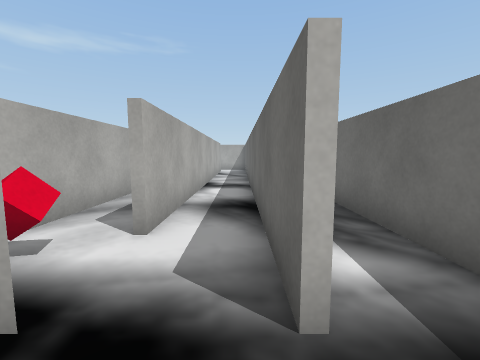
view 1 (above)

24 first-person views from a walk through a 3-D level made in the Unity game engine. The camera is 1.2 m above the floor, tilts 6° down and sees 90° across. The floor is counted in squares, 1 m on a side. Each view is taken from the middle of a square. On the plan, view 1 faces up. The plan holds only what a view shows up to about 12 squares ahead; the rest is blank. The player character is not drawn. Some surface patterns are stand-ins.

view 2
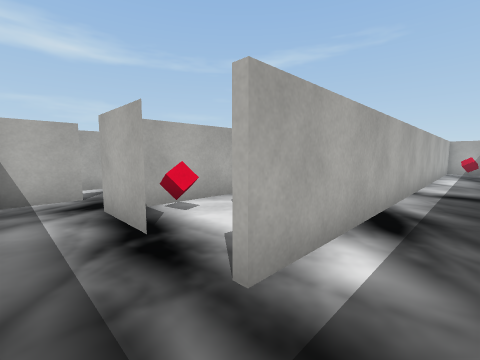

view 3
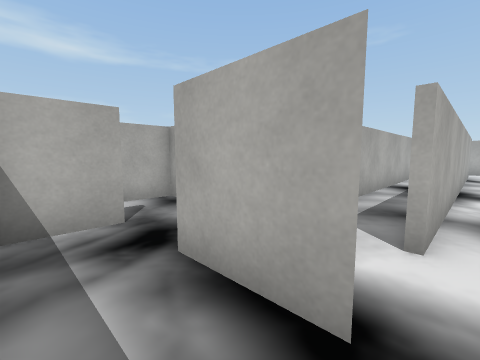

view 4
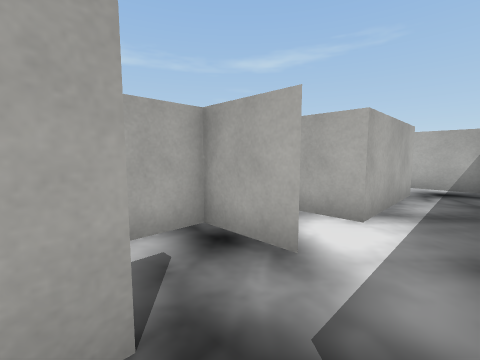

view 5
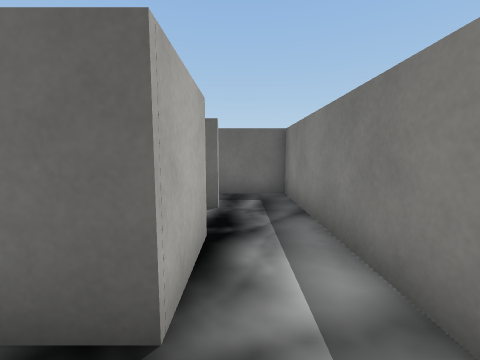

view 6
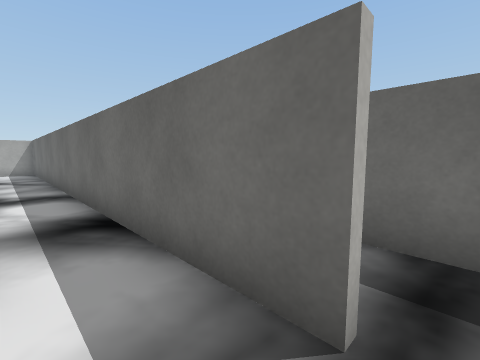

view 7
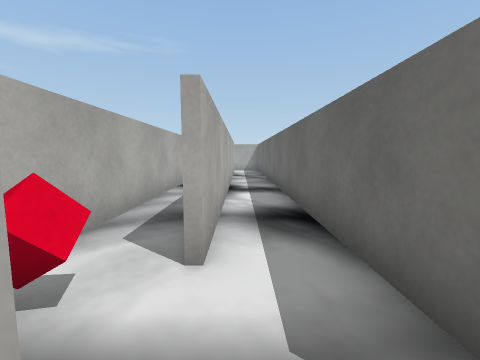

view 8
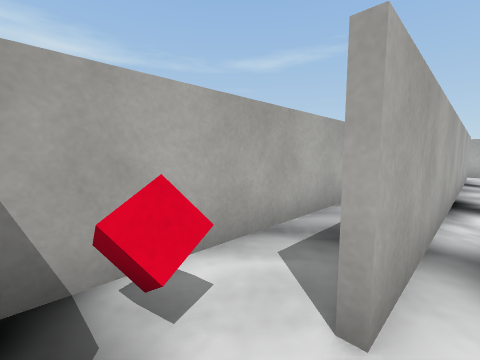

view 9
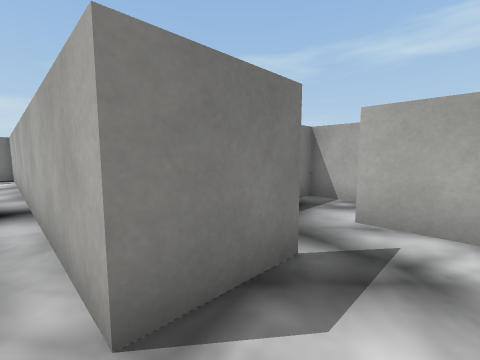

view 10
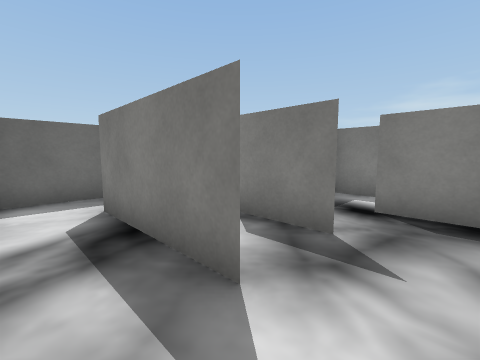

view 11
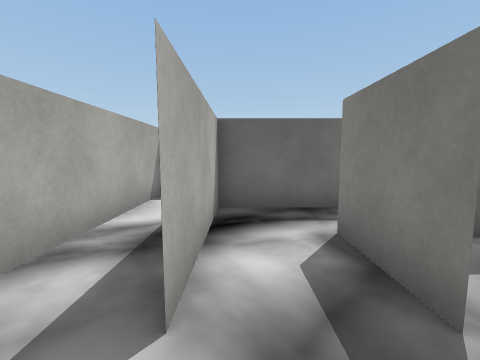

view 12
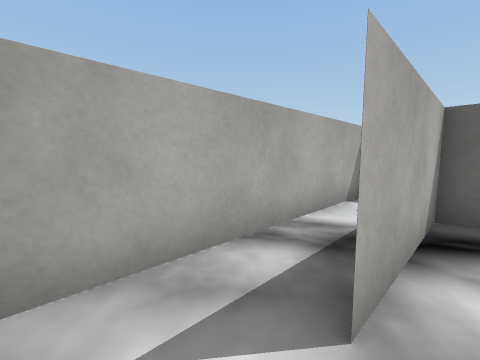

view 13
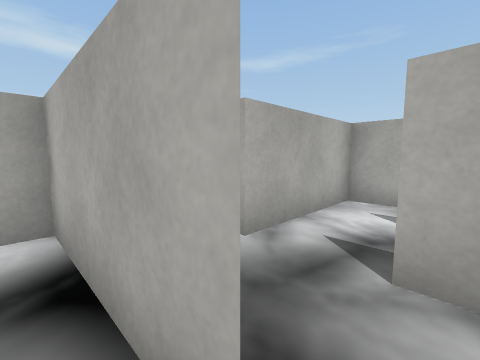

view 14
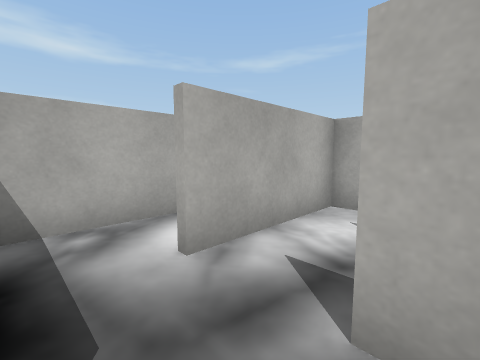

view 15
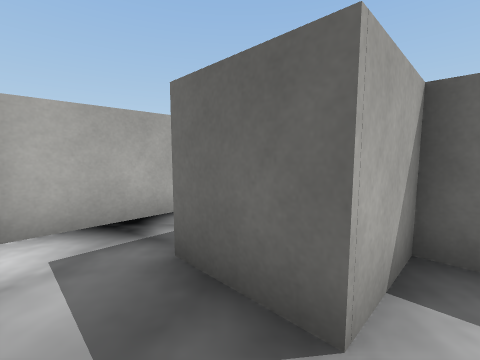

view 16
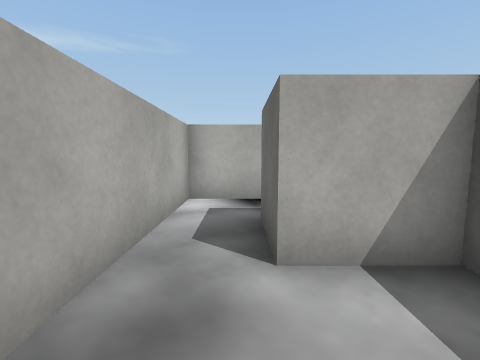

view 17
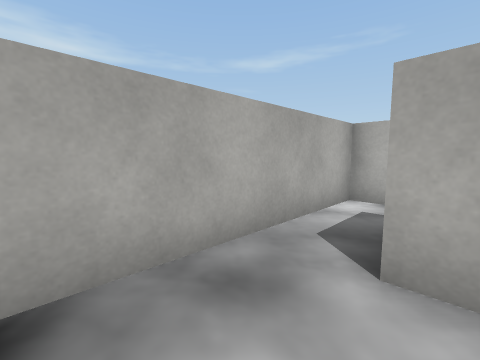

view 18
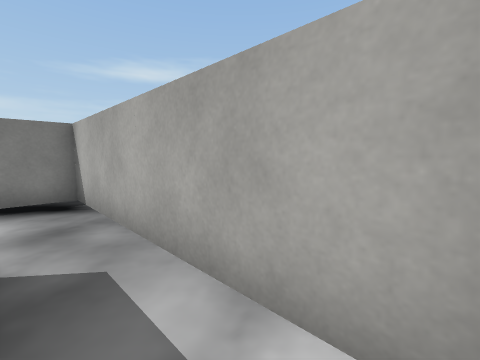

view 19
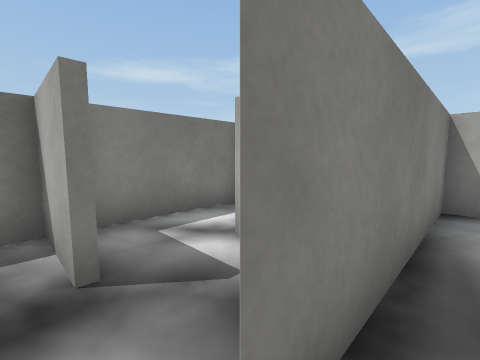

view 20
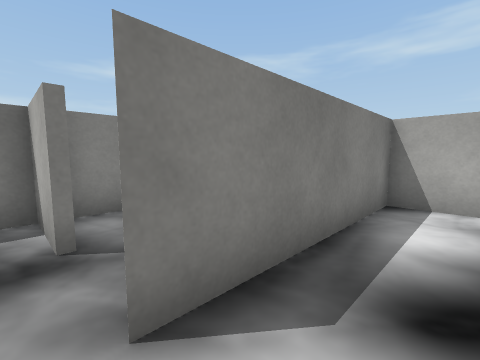

view 21
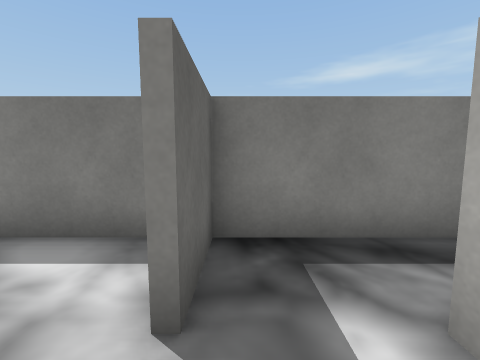

view 22
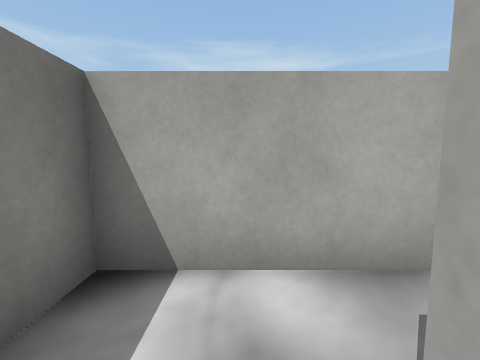

view 23
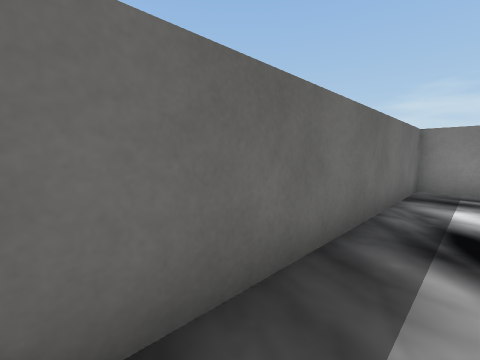

view 24
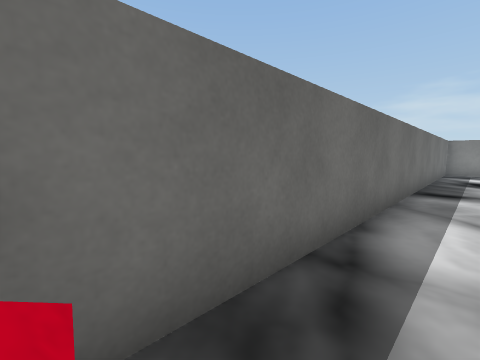

### Floor plan
Points are (right, up) in squares from view 1. A wall is a line through its corners. A room is listed if a view was taken in it or the views show most of it. See-through windows are left out.
Room 1 (views 1, 2, 23, 24)
walls: (0.6, 15.8) (0.6, 1.5); (-0.5, -0.4) (2.4, -0.4) (2.4, 18.1)
ways out: opening at (0, 0.5) to room 2
objects: red cube (2, 18)
Room 2 (views 3, 4, 5, 6, 7)
walls: (-1.4, 1.5) (-3.6, 1.5) (-3.6, 2.5); (-5.4, 1.6) (-5.4, -0.4) (-0.5, -0.4)
ways out: opening at (0, 0.5) to room 1; opening at (-1, 2) to room 3; opening at (-5, 4) to room 9; opening at (-6, 2.5) to room 12
Room 3 (views 8, 10)
walls: (-5.5, 17.5) (-1.4, 17.5) (-1.4, 3.5); (0.2, 19.4) (-7.4, 19.4) (-7.4, 17.4); (0.4, 1.4) (0.4, 19.1)
ways out: opening at (-1, 2) to room 2; opening at (-2, 3) to room 4; opening at (-6.5, 18) to room 5
Room 4 (view 9)
walls: (-1.6, 14.6) (-1.6, 17.5) (-3.5, 17.5); (-3.4, 15.5) (-3.4, 1.5) (-2.9, 1.5)
ways out: opening at (-2, 3) to room 3; opening at (-4.5, 17) to room 5
objects: red cube (-3, 3)
Room 5 (views 11, 12)
walls: (-7.4, 17.4) (-7.4, 15.5); (-5.6, 15.5) (-3.4, 15.5); (-3.5, 17.5) (-5.5, 17.5)
ways out: opening at (-6.5, 18) to room 3; opening at (-4.5, 17) to room 4; opening at (-6.5, 16) to room 7
Room 6 (views 13, 18)
walls: (-9.4, 13.9) (-9.4, 9.4); (-5.5, 13.5) (-9.5, 13.5); (-5, 11.5) (-3.8, 11.5); (-7.6, 9.5) (-7.6, 11.5)
ways out: opening at (-5, 14) to room 7; opening at (-9, 10) to room 8
Room 7 (view 14)
walls: (-4.9, 15.5) (-5.5, 15.5); (-7.1, 13.5) (-5.5, 13.5)
ways out: opening at (-6.5, 16) to room 5; opening at (-5, 14) to room 6; opening at (-8, 15)
Room 8 (views 15, 16, 17)
walls: (-9.4, 9.4) (-9.4, 5.5) (-7.9, 5.5); (-5.6, 8.9) (-5.6, 9.5) (-7.6, 9.5)
ways out: opening at (-9, 10) to room 6
Room 9 (views 19, 20)
walls: (-5.4, 9.5) (-5.4, 5.5); (-3.9, 11.5) (-5.8, 11.5)
ways out: opening at (-5, 4) to room 2; opening at (-5, 5) to room 11
Room 10 (view 21)
walls: (-13.2, -0.4) (-9.6, -0.4) (-9.6, 1.5)
ways out: opening at (-10, 2.5) to room 13; opening at (-12, 0.5)
Room 11 (view 22)
walls: (-11.4, 5.4) (-11.4, 3.5) (-5.5, 3.5); (-5.4, 5.5) (-6.8, 5.5)
ways out: opening at (-5, 5) to room 9; opening at (-11, 6)
Room 12 (no view inside)
walls: (-5.4, 3.5) (-7.4, 3.5) (-7.4, 1.5); (-7.5, -0.4) (-5.9, -0.4)
ways out: opening at (-6, 2.5) to room 2; opening at (-8, 0.5) to room 13
Room 13 (no view inside)
walls: (-9.2, -0.4) (-7.5, -0.4)
ways out: opening at (-10, 2.5) to room 10; opening at (-8, 0.5) to room 12

Where each view was taken, in squares from view 1:
view 1: 0 up, 0 right, facing up
view 2: 0 up, 2 right, facing up-left
view 3: 0 up, 1 left, facing up-left
view 4: 1 up, 4 left, facing up-left
view 5: 1 up, 5 left, facing right
view 6: 1 up, 1 left, facing up-right
view 7: 1 up, 1 left, facing up
view 8: 2 up, 1 left, facing up-left
view 9: 17 up, 3 left, facing down-left
view 10: 19 up, 7 left, facing down-right
view 11: 17 up, 7 left, facing right
view 12: 17 up, 7 left, facing up-right
view 13: 13 up, 5 left, facing up-left
view 14: 14 up, 5 left, facing up-left
view 15: 9 up, 9 left, facing up-right
view 16: 7 up, 8 left, facing up
view 17: 7 up, 7 left, facing up-left
view 18: 13 up, 8 left, facing down-left
view 19: 4 up, 5 left, facing down-left
view 20: 5 up, 5 left, facing down-left
view 21: 3 up, 10 left, facing down
view 22: 5 up, 9 left, facing left
view 23: 9 up, 1 right, facing down-right
view 24: 18 up, 1 right, facing down-right
